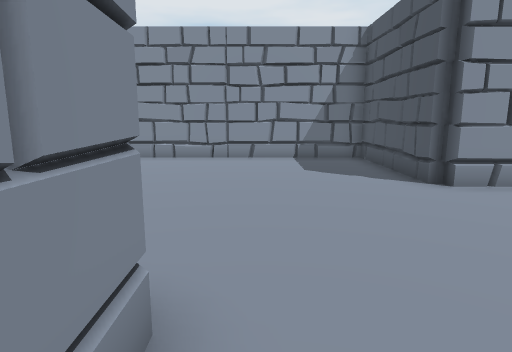
View 1 (above)

17 first-person views from a walk through a Unity game level. The camera is 1.4 m above the floor, tilts 10° down and sees 75° across. The floor is counted in squares, 1 m on a side. Each view is taken from the middle of a square. On the plan, view 1 faces up. The plan holds only what a view shows up to about 15 squares ahead; the rest is blank. The place goes on beyond the plan.

View 2
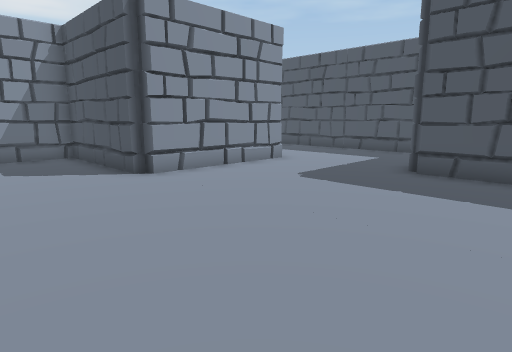

View 3
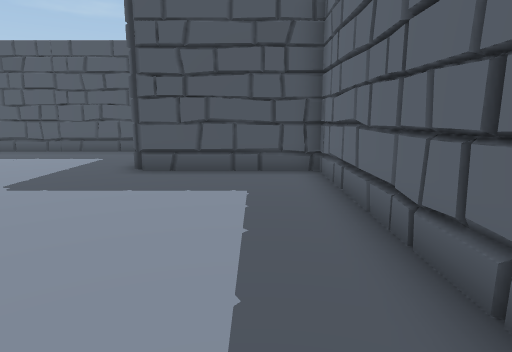

View 4
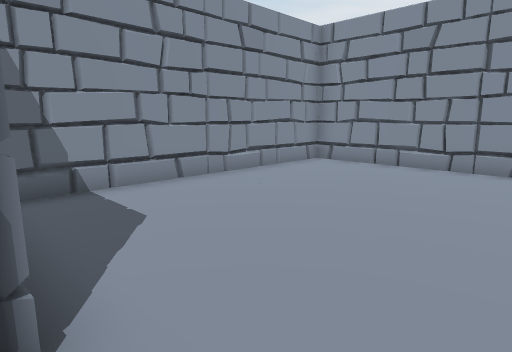

View 5
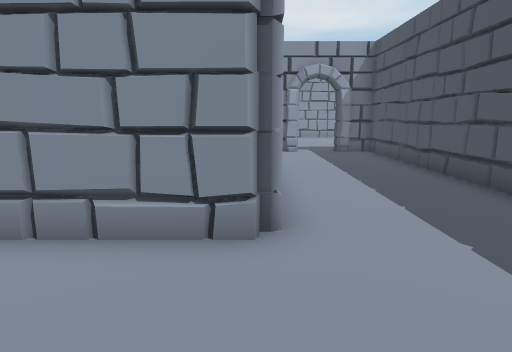

View 6
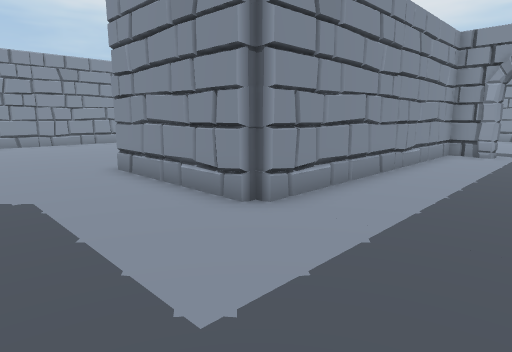

View 7
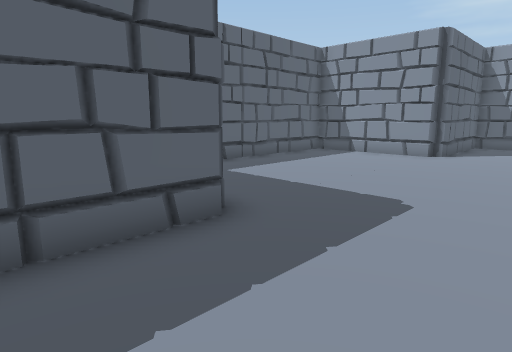

View 8
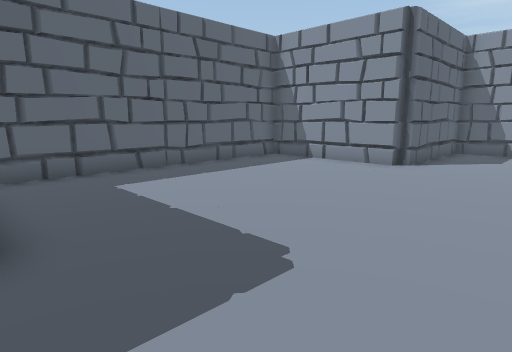

View 9
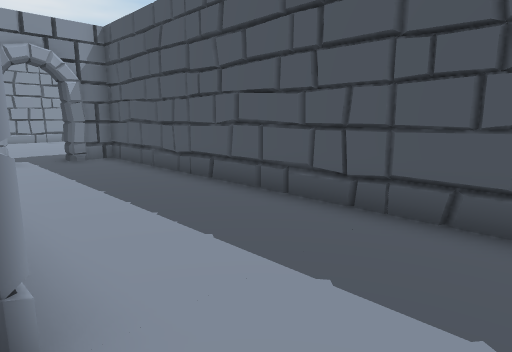

View 10
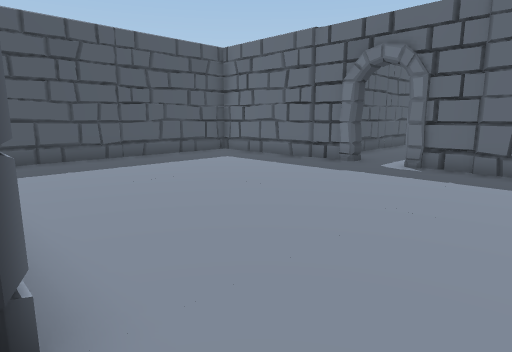

View 11
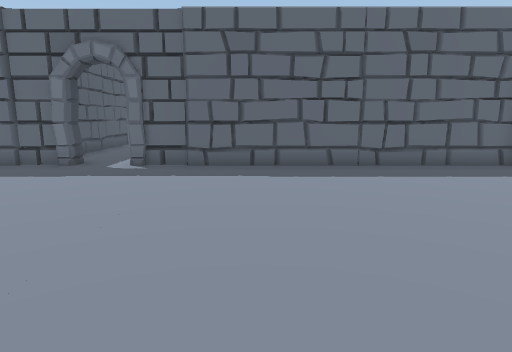

View 12
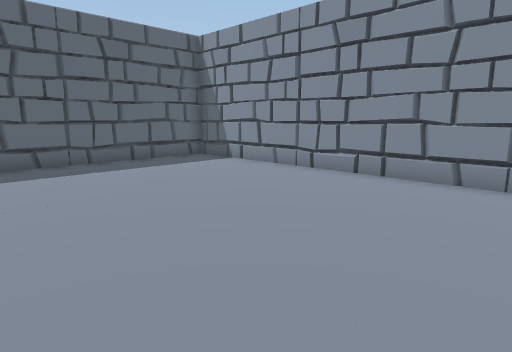

View 13
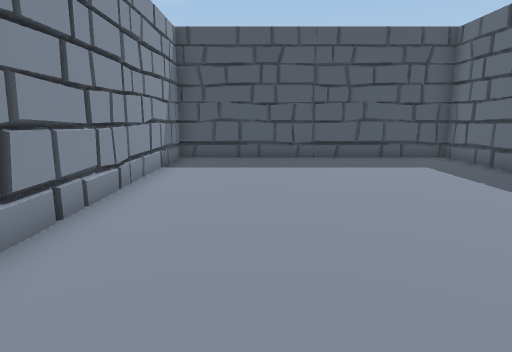

View 14
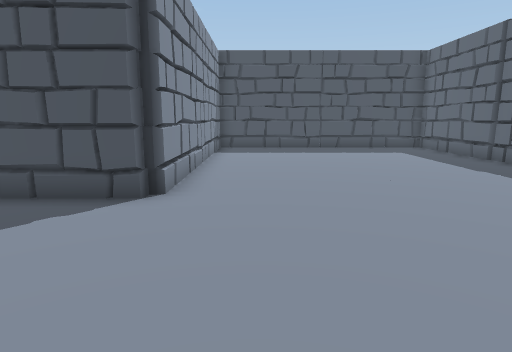

View 15
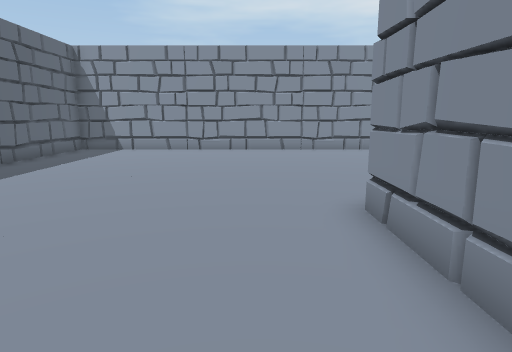

View 16
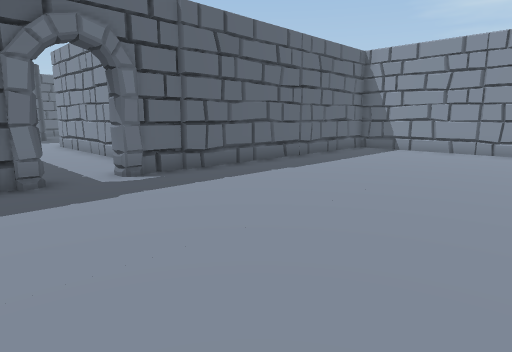

View 17
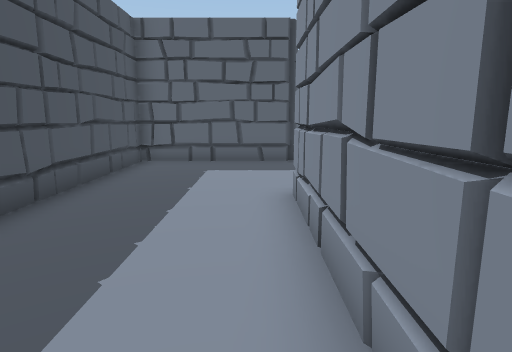

### Floor plan
Points are (right, up) in squares from view 1. A wall is a line through its corners. A room is listed if a view was taken in it or the views show most of it. See-through windows are left out.
Room 1 (views 1, 2, 3, 4, 5, 6, 7, 8, 9, 17)
walls: (9, 6.7) (4.1, 6.7) (3.7, 7) (3.7, 11.7) (-5.7, 11.7) (-5.7, 2.3) (-1.1, 2.3) (-0.7, 1.9) (-0.7, -2.7) (8.7, -2.7) (8.7, 1.9) (9, 2.3) (13.7, 2.3) (13.7, 16.8) (12.4, 16.8); (8.7, 2) (9.1, 2.3); (10.7, 16.8) (9.3, 16.8) (9.3, 7)
ways out: opening at (11.5, 17) to room 2
Room 2 (views 10, 11, 12, 13, 14, 15, 16)
walls: (12.4, 17.3) (18.7, 17.3) (18.7, 26.7) (9.1, 26.7) (8.7, 27) (8.7, 28.6); (12.4, 16.8) (12.2, 17.1); (13.7, 16.8) (14.1, 17.4); (-0.7, 28.5) (-0.7, 17.3) (10.8, 17.3)
ways out: opening at (11.5, 17) to room 1

Where each view was taken, in squares from view 1:
view 1: 0 up, 0 right, facing up
view 2: 1 down, 0 right, facing up-right
view 3: 1 down, 0 right, facing right
view 4: 2 up, 1 right, facing up-left
view 5: 3 up, 9 right, facing up
view 6: 3 up, 13 right, facing up-left
view 7: 6 up, 12 right, facing down-left
view 8: 6 up, 9 right, facing down-left
view 9: 5 up, 9 right, facing up-right
view 10: 27 up, 7 right, facing down-right
view 11: 27 up, 7 right, facing down
view 12: 28 up, 7 right, facing down-left
view 13: 24 up, 7 right, facing right
view 14: 25 up, 3 right, facing right
view 15: 25 up, 14 right, facing left
view 16: 25 up, 14 right, facing down-left
view 17: 13 up, 10 right, facing down
